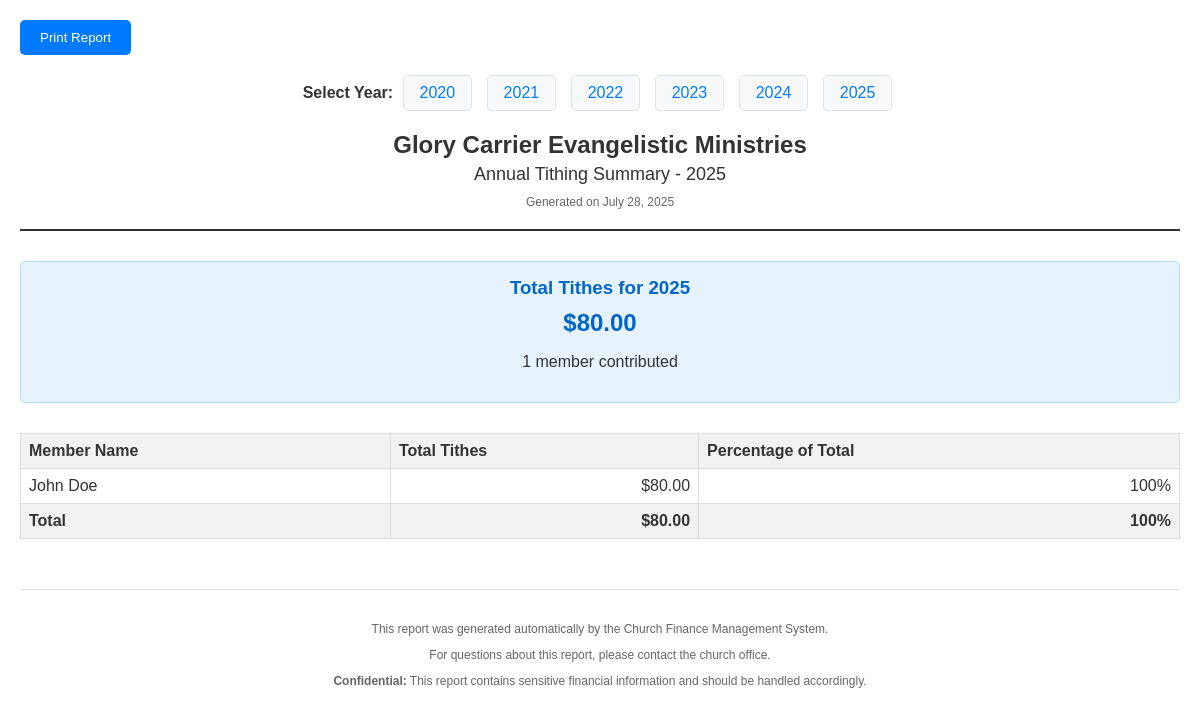
The app's page /finances/reports/annual-summary/ (signed in) with its own data.
### church_finances/models.py (models this page shows, shortened)
class Member(models.Model):
    first_name = models.CharField(max_length=100)
    last_name = models.CharField(max_length=100)
    email = models.EmailField(blank=True, null=True)
    phone = models.CharField(max_length=20, blank=True, null=True)
    address = models.TextField(blank=True, null=True)
    member_since = models.DateField()
    is_active = models.BooleanField(default=True)
    created_at = models.DateTimeField(auto_now_add=True)
    updated_at = models.DateTimeField(auto_now=True)
    class Meta:
        ordering = ["last_name", "first_name"]
    @property
    def full_name(self):
        return f"{self.first_name} {self.last_name}"
    def total_tithes(self, year=None):
        tithes = self.tithes.filter(is_active=True)
        if year:
            tithes = tithes.filter(date__year=year)
        return sum(tithe.amount for tithe in tithes)

### church_finances/views.py (the view)
# urls.py: path("reports/annual-summary/", views.annual_tithing_summary, name="annual_tithing_summary"),
@login_required
def annual_tithing_summary(request):
    year = request.GET.get('year', datetime.now().year)
    try:
        year = int(year)
    except (ValueError, TypeError):
        year = datetime.now().year
    members = Member.objects.filter(is_active=True)
    member_summaries = []
    for member in members:
        total = member.total_tithes(year)
        if total > 0:  # Only include members who tithed
            member_summaries.append({
                'member': member,
                'total': total
            })
    member_summaries.sort(key=lambda x: x['total'], reverse=True)
    grand_total = sum(summary['total'] for summary in member_summaries)
    context = {
        'year': year,
        'member_summaries': member_summaries,
        'grand_total': grand_total,
        'print_date': datetime.now().strftime('%B %d, %Y')
    }
    return render(request, 'church_finances/annual_tithing_summary.html', context)

### church_finances/templates/church_finances/annual_tithing_summary.html (shortened to what this page needs)
<!DOCTYPE html>
<html lang="en">
<head>
</head>
<body>
    <button class="print-button" onclick="window.print()">Print Report</button>
    <div class="year-selector">
        <strong>Select Year:</strong>
        <a href="?year=2020">2020</a>
        <a href="?year=2021">2021</a>
        <a href="?year=2022">2022</a>
        <a href="?year=2023">2023</a>
        <a href="?year=2024">2024</a>
        <a href="?year=2025">2025</a>
    </div>
    <div class="header">
        <div class="church-name">Glory Carrier Evangelistic Ministries</div>
        <div class="report-title">Annual Tithing Summary - {{ year }}</div>
        <div class="report-date">Generated on {{ print_date }}</div>
    </div>
    <div class="summary-box">
        <h3>Total Tithes for {{ year }}</h3>
        <div class="total-amount">${{ grand_total|floatformat:2 }}</div>
        <p>{{ member_summaries|length }} member{{ member_summaries|length|pluralize }} contributed</p>
    </div>
    {% if member_summaries %}
    <table>
        <thead>
            <tr>
                <th>Member Name</th>
                <th>Total Tithes</th>
                <th>Percentage of Total</th>
            </tr>
        </thead>
        <tbody>
            {% for summary in member_summaries %}
            <tr>
                <td>{{ summary.member.full_name }}</td>
                <td class="amount">${{ summary.total|floatformat:2 }}</td>
                <td class="amount">{% widthratio summary.total grand_total 100 %}%</td>
            </tr>
            {% endfor %}
        </tbody>
        <tfoot>
            <tr style="font-weight: bold; background-color: #f2f2f2;">
                <td>Total</td>
                <td class="amount">${{ grand_total|floatformat:2 }}</td>
                <td class="amount">100%</td>
            </tr>
        </tfoot>
    </table>
    {% else %}
    <p>No tithing records found for {{ year }}.</p>
    {% endif %}
    <div class="footer">
        <p>This report was generated automatically by the Church Finance Management System.</p>
        <p>For questions about this report, please contact the church office.</p>
        <p><strong>Confidential:</strong> This report contains sensitive financial information and should be handled accordingly.</p>
    </div>
</body>
</html>

### church_finances/templates/church_finances/annual_tithing_summary.html (style rules this page uses)
body { font-family: Arial, sans-serif; margin: 20px; color: #333; }
.header { text-align: center; border-bottom: 2px solid #333; padding-bottom: 20px; margin-bottom: 30px; }
.church-name { font-size: 24px; font-weight: bold; margin-bottom: 5px; }
.report-title { font-size: 18px; margin-bottom: 10px; }
.report-date { font-size: 12px; color: #666; }
.summary-box { background-color: #e6f3ff; border: 1px solid #b3d9ff; padding: 15px; margin-bottom: 30px; border-radius: 5px; text-align: center; }
.summary-box h3 { margin: 0 0 10px 0; color: #0066cc; }
.total-amount { font-size: 24px; font-weight: bold; color: #0066cc; }
table { width: 100%; border-collapse: collapse; margin-bottom: 20px; }
th, td { border: 1px solid #ddd; padding: 8px; text-align: left; }
th { background-color: #f2f2f2; font-weight: bold; }
.amount { text-align: right; }
.footer { margin-top: 50px; text-align: center; font-size: 12px; color: #666; border-top: 1px solid #ddd; padding-top: 20px; }
.print-button { background-color: #007bff; color: white; padding: 10px 20px; border: none; border-radius: 5px; cursor: pointer; margin-bottom: 20px; }
.year-selector { text-align: center; margin-bottom: 20px; }
.year-selector a { display: inline-block; padding: 8px 16px; margin: 0 5px; background-color: #f8f9fa; color: #007bff; text-decoration: none; border-radius: 5px; border: 1px solid #dee2e6; }

### records on screen
Member: member.full_name "John Doe", total "80.00", total "100"

### other values on screen
{{ year }} "2025"
{{ grand_total|floatformat:2 }} "80.00"
{{ member_summaries|length }} "1"
